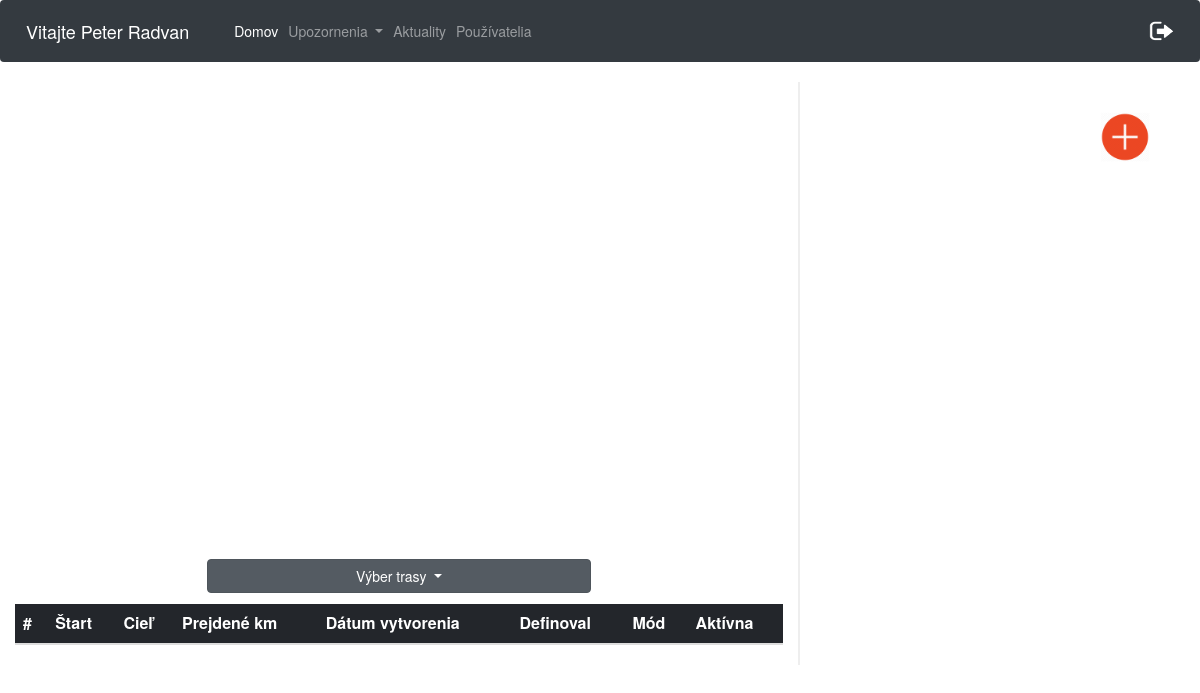
The page /cesty.php (signed in) on the database as committed earlier.
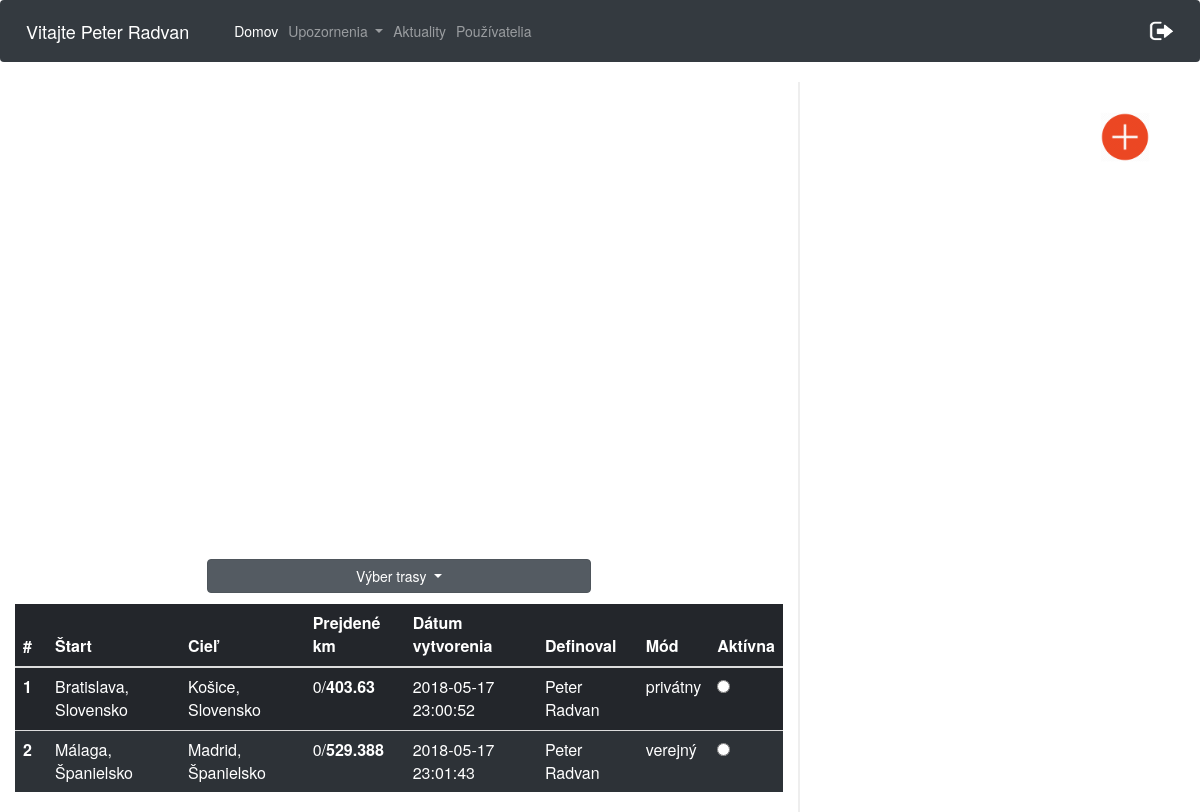
The same page on the database as committed later.
### tables this page shows
CREATE TABLE `pouzivatelia` (
  `id` int(11) NOT NULL,
  `meno` varchar(20) NOT NULL,
  `priezvisko` varchar(20) NOT NULL,
  `email` varchar(40) NOT NULL,
  `heslo` varchar(60) NOT NULL,
  `stredna_skola` varchar(40) NOT NULL,
  `stredna_skola_adresa` varchar(60) NOT NULL,
  `ulica` varchar(40) NOT NULL,
  `psc` varchar(10) NOT NULL,
  `obec` varchar(40) NOT NULL,
  `rola` varchar(10) NOT NULL DEFAULT 'user',
  `odoberatel` tinyint(1) NOT NULL DEFAULT '0'
);

CREATE TABLE `trasa_pouzivatel` (
  `id` int(11) NOT NULL,
  `id_pouzivatel` int(11) NOT NULL,
  `id_trasa` int(11) NOT NULL,
  `prejdene_km` int(11) NOT NULL,
  `aktivna_trasa` int(11) NOT NULL
);

CREATE TABLE `trasa` (
  `id` int(10) UNSIGNED NOT NULL,
  `start_nazov` varchar(50) NOT NULL,
  `start_lat` varchar(20) NOT NULL,
  `start_long` varchar(20) NOT NULL,
  `ciel_nazov` varchar(50) NOT NULL,
  `ciel_lat` varchar(20) NOT NULL,
  `ciel_long` varchar(20) NOT NULL,
  `celkove_km` double NOT NULL,
  `datum_vytvorenia` datetime NOT NULL,
  `mod_trasy` varchar(20) NOT NULL,
  `id_user` int(11) NOT NULL,
  `vytvoril` varchar(100) NOT NULL
);

### cesty.php (the view, shortened to what this page needs)
<html>
<head>
    <link rel="stylesheet" href="https://maxcdn.bootstrapcdn.com/bootstrap/4.0.0/css/bootstrap.min.css">
    <link rel="stylesheet" type="text/css" href="https://maxcdn.bootstrapcdn.com/bootstrap/3.3.7/css/bootstrap.min.css">
    <link rel="stylesheet" type="text/css" href="https://cdn.datatables.net/1.10.16/css/dataTables.bootstrap.min.css">
    <link rel="stylesheet" href="./css/cesty.css">
</head>
<body>
<nav class="navbar navbar-expand-lg  navbar-dark bg-dark">
        <span class="navbar-brand" >
            <?php
            $conn = new mysqli($servername, $username, $password, $dbname);
            $conn->set_charset("UTF8");
            $email= $_SESSION['email'];
            $query="SELECT meno, priezvisko from pouzivatelia WHERE email='$email'";
            $result = mysqli_query($conn,$query);
            while ($data = mysqli_fetch_array($result)){
                echo "Vitajte ".$data['meno']." ".$data['priezvisko'];
            }
            ?>
        </span>
    <div class="collapse navbar-collapse" id="navbarSupportedContent">
        <ul class="navbar-nav mr-auto">
            <li class="nav-item active">
                <a class="nav-link" href="cesty.php">Domov</a>
            </li>
            <li class="nav-item dropdown">
                <a class="nav-link dropdown-toggle" href="#" id="navbarDropdown" role="button" data-toggle="dropdown" aria-haspopup="true" aria-expanded="false">
                    Upozornenia
                </a>
            </li>
            <li class="nav-item">
                <a class="nav-link" href="aktuality.php">
                    Aktuality
                </a>
            </li>
            <li class="nav-item" id="registracia" style="display: none;">
                <a class="nav-link" href="registraciaPouzivatela.php">
                    Používatelia
                </a>
            </li>
        </ul>
        <ul class="nav navbar-nav navbar-right">
            <li><a href="aktuality.php?odhlasenie='1'"><img src="logOut.png" width="25px" height="20px"></a></li>
        </ul>
    </div>
</nav>
<div class="row">
    <div class="col-8 leftCol">
        <div id="myMap" style="height: 400px; width: 70%"></div>
        <div class="dropdown show " id="trasyId">
            <a class="btn btn-secondary dropdown-toggle" href="#" role="button" id="dropdownMenuLink" data-toggle="dropdown" aria-haspopup="true" aria-expanded="false">
                Výber trasy
            </a>
            <?php
            $conn = new mysqli($servername, $username, $password, $dbname);
            $conn->set_charset("UTF8");
            $idU = $_SESSION['id'];
            $sql = "SELECT pouzivatelia.id, trasa.start_nazov, trasa.ciel_nazov, trasa_pouzivatel.prejdene_km, trasa.celkove_km, trasa.datum_vytvorenia, trasa_pouzivatel.aktivna_trasa, trasa.mod_trasy, trasa.vytvoril
                    FROM trasa_pouzivatel
                    INNER JOIN trasa ON trasa.id = trasa_pouzivatel.id_trasa
                    INNER JOIN pouzivatelia on pouzivatelia.id = trasa_pouzivatel.id_pouzivatel
                    WHERE trasa_pouzivatel.id_pouzivatel = $idU ORDER BY aktivna_trasa DESC";
            ?>
        </div>
        <table class="table table-dark" id="privatneTrasy">
            <thead>
            <tr>
                <th scope="col">#</th>
                <th scope="col">Štart</th>
                <th scope="col">Cieľ</th>
                <th scope="col">Prejdené km</th>
                <th scope="col">Dátum vytvorenia</th>
                <th scope="col">Definoval</th>
                <th scope="col">Mód</th>
                <th scope="col">Aktívna</th>
            </tr>
            </thead>
            <tbody>
            <?php
            $i = 1;
            if ($result = $conn->query($sql)) {
                while ($row = $result->fetch_object()) {
                    echo "<tr>";
                    echo "<th scope='row'>$i <span class='spanId' >$row->id</span></th>";
                    echo "<td>$row->start_nazov</td>";
                    echo "<td>$row->ciel_nazov</td>";
                    echo "<td>$row->prejdene_km/<b>$row->celkove_km</b></td>";
                    echo "<td>$row->datum_vytvorenia</td>";
                    echo "<td>$row->vytvoril</td>";
                    echo "<td>$row->mod_trasy</td>";
                    if($row->aktivna_trasa > 0){
                        echo "<td><input onclick='check($i)' class='radio' type='radio' checked> </td>";
                    }
                    else{
                        echo "<td><input onclick='check($i)' class='radio' type='radio' ></td>";
                    }
                    echo "</tr>";
                    $i++;
                }
            }
            ?>
            </tbody>
        </table>
    </div>
    <div class="col-4 rightCol">
        <img src="img/add.png" id="privateBtn" class="addBtn" alt="add">
    </div>
</div>
</body>
</html>

Rows that differ between the two databases and show on the page:
added trasa_pouzivatel: id_trasa.start_nazov "Bratislava, Slovensko", id_trasa.ciel_nazov "Košice, Slovensko", prejdene_km "0", id_trasa.celkove_km "403.63", id_trasa.datum_vytvorenia "2018-05-17 23:00:52", id_trasa.vytvoril "Peter Radvan", id_trasa.mod_trasy "privátny"
added trasa_pouzivatel: id_trasa.start_nazov "Málaga, Španielsko", id_trasa.ciel_nazov "Madrid, Španielsko", prejdene_km "0", id_trasa.celkove_km "529.388", id_trasa.datum_vytvorenia "2018-05-17 23:01:43", id_trasa.vytvoril "Peter Radvan", id_trasa.mod_trasy "verejný"
